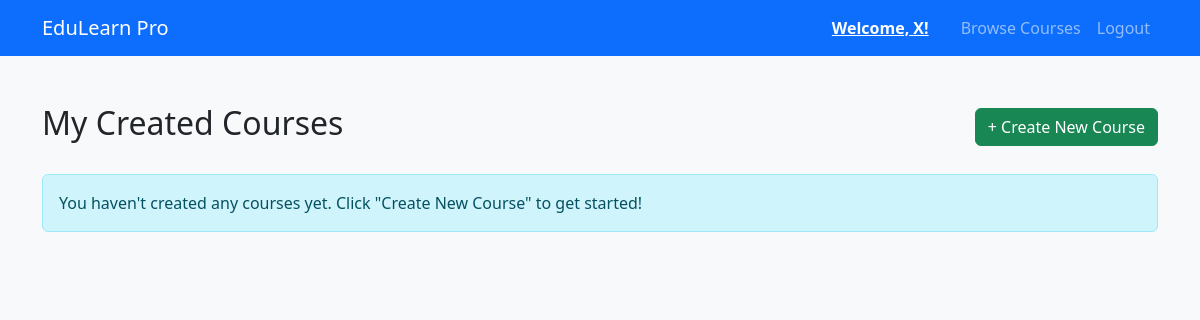
Before: /dashboard (signed in) with the older database file.
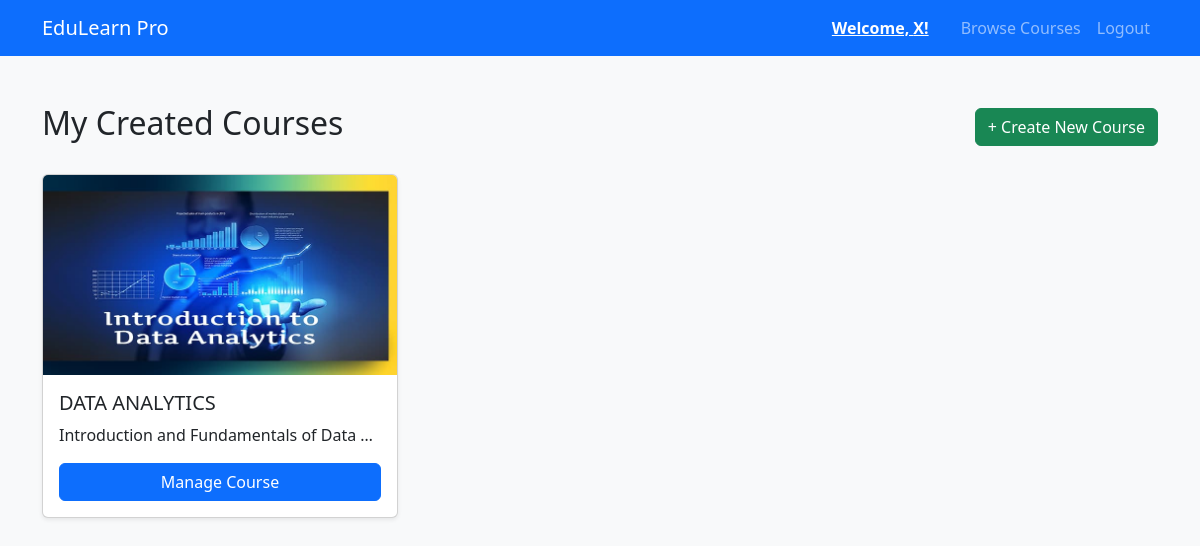
After: the same page with the newer database file.
### tables this page shows
CREATE TABLE courses (
    id INTEGER PRIMARY KEY AUTOINCREMENT,
    title TEXT NOT NULL,
    description TEXT,
    instructor_id INTEGER, thumbnail TEXT,
    FOREIGN KEY (instructor_id) REFERENCES users (id)
);

### app.py (the view)
@app.route('/dashboard')
def dashboard():
    if 'user_id' not in session:
        return redirect(url_for('login'))
    conn = get_db_connection()
    courses = []
    if session['role'] == 'instructor':
        courses = conn.execute('SELECT * FROM courses WHERE instructor_id = ?', (session['user_id'],)).fetchall()
    elif session['role'] == 'student':
        courses = conn.execute('''
            SELECT courses.* FROM courses
            JOIN enrollments ON courses.id = enrollments.course_id
            WHERE enrollments.user_id = ?
        ''', (session['user_id'],)).fetchall()
    conn.close()
    return render_template('dashboard.html', courses=courses)

### app.py (called while the page is built)
def get_db_connection():
    conn = sqlite3.connect('database.db')
    conn.row_factory = sqlite3.Row
    return conn

### templates/dashboard.html (shortened to what this page needs)
<!DOCTYPE html>
<html lang="en">
<head>
    <link href="https://cdn.jsdelivr.net/npm/bootstrap@5.3.0/dist/css/bootstrap.min.css" rel="stylesheet">
</head>
<body class="bg-light">
    <nav class="navbar navbar-expand-lg navbar-dark bg-primary">
        <div class="container">
            <a class="navbar-brand" href="/">EduLearn Pro</a>
            <div class="navbar-nav ms-auto">
               <a href="/profile" class="nav-link text-white fw-bold me-3 text-decoration-underline">Welcome, {{ session['user_name'] }}!</a>
                <a href="/courses" class="nav-link">Browse Courses</a>
                <a href="/logout" class="nav-link">Logout</a>
            </div>
        </div>
    </nav>
    <div class="container mt-5">
        <div class="d-flex justify-content-between align-items-center mb-4">
            {% if session['role'] == 'instructor' %}
                <h2>My Created Courses</h2>
                <a href="/create_course" class="btn btn-success">+ Create New Course</a>
            {% else %}
                <h2>My Enrolled Courses</h2>
            {% endif %}
        </div>
        <div class="row">
            {% for course in courses %}
            <div class="col-md-4 mb-4">
                <div class="card h-100 shadow-sm">
                    {% if course['thumbnail'] %}
                        <img src="{{ url_for('static', filename='uploads/' + course['thumbnail']) }}" class="card-img-top" alt="Course Image" style="height: 200px; object-fit: cover;">
                    {% else %}
                        <div class="card-img-top bg-secondary text-white d-flex align-items-center justify-content-center" style="height: 200px;">
                            <span>No Image</span>
                        </div>
                    {% endif %}
                    <div class="card-body d-flex flex-column">
                        <h5 class="card-title">{{ course['title'] }}</h5>
                        <p class="card-text text-truncate">{{ course['description'] }}</p>
                        <div class="mt-auto">
                            {% if session['role'] == 'instructor' %}
                                <a href="{{ url_for('course_details', course_id=course['id']) }}" class="btn btn-primary w-100">Manage Course</a>
                            {% else %}
                                <a href="{{ url_for('course_details', course_id=course['id']) }}" class="btn btn-success w-100">Go to Lessons</a>
                            {% endif %}
                        </div>
                    </div>
                </div>
            </div>
            {% else %}
            <div class="col-12">
                {% if session['role'] == 'instructor' %}
                    <div class="alert alert-info">You haven't created any courses yet. Click "Create New Course" to get started!</div>
                {% else %}
                    <div class="alert alert-info">You are not enrolled in any courses yet. <a href="/courses" class="alert-link">Click here to browse the catalog</a>.</div>
                {% endif %}
            </div>
            {% endfor %}
        </div>
    </div>
</body>
</html>

Changed rows visible on the page:
added courses: thumbnail (picture), title "DATA ANALYTICS", description "Introduction and Fundamentals of Data…"
Other visible differences:
text no longer shown: "You haven't created any courses yet. Click \"Create New Course\" to get started!"
